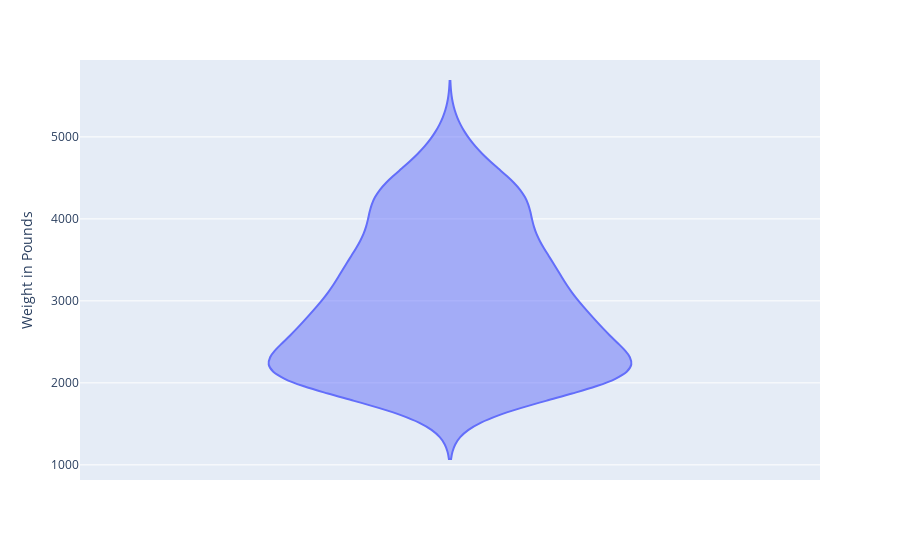

Notebook source saved alongside this figure:
### Code cell
fig = px.violin(df_cars, y='weight')
fig.update_layout(yaxis_title='Weight in Pounds')
fig.show()

### Figure 1 — Plotly figure (JSON) as saved in the notebook; plotly's stock layout.template omitted (floating-point values rounded to 4 significant figures; data arrays with more than 128 entries replaced by an {"elided": "..."} marker saying what was removed)
{"data": [{"alignmentgroup": "True", "box": {"visible": false}, "hovertemplate": "weight=%{y}<extra></extra>", "legendgroup": "", "marker": {"color": "#636efa"}, "name": "", "offsetgroup": "", "orientation": "v", "scalegroup": "True", "showlegend": false, "type": "violin", "x0": " ", "xaxis": "x", "y": {"elided": "398 int values"}, "y0": " ", "yaxis": "y"}], "layout": {"legend": {"tracegroupgap": 0}, "margin": {"t": 60}, "violinmode": "group", "xaxis": {"anchor": "y", "domain": [0, 1]}, "yaxis": {"anchor": "x", "domain": [0, 1], "title": {"text": "Weight in Pounds"}}}}
